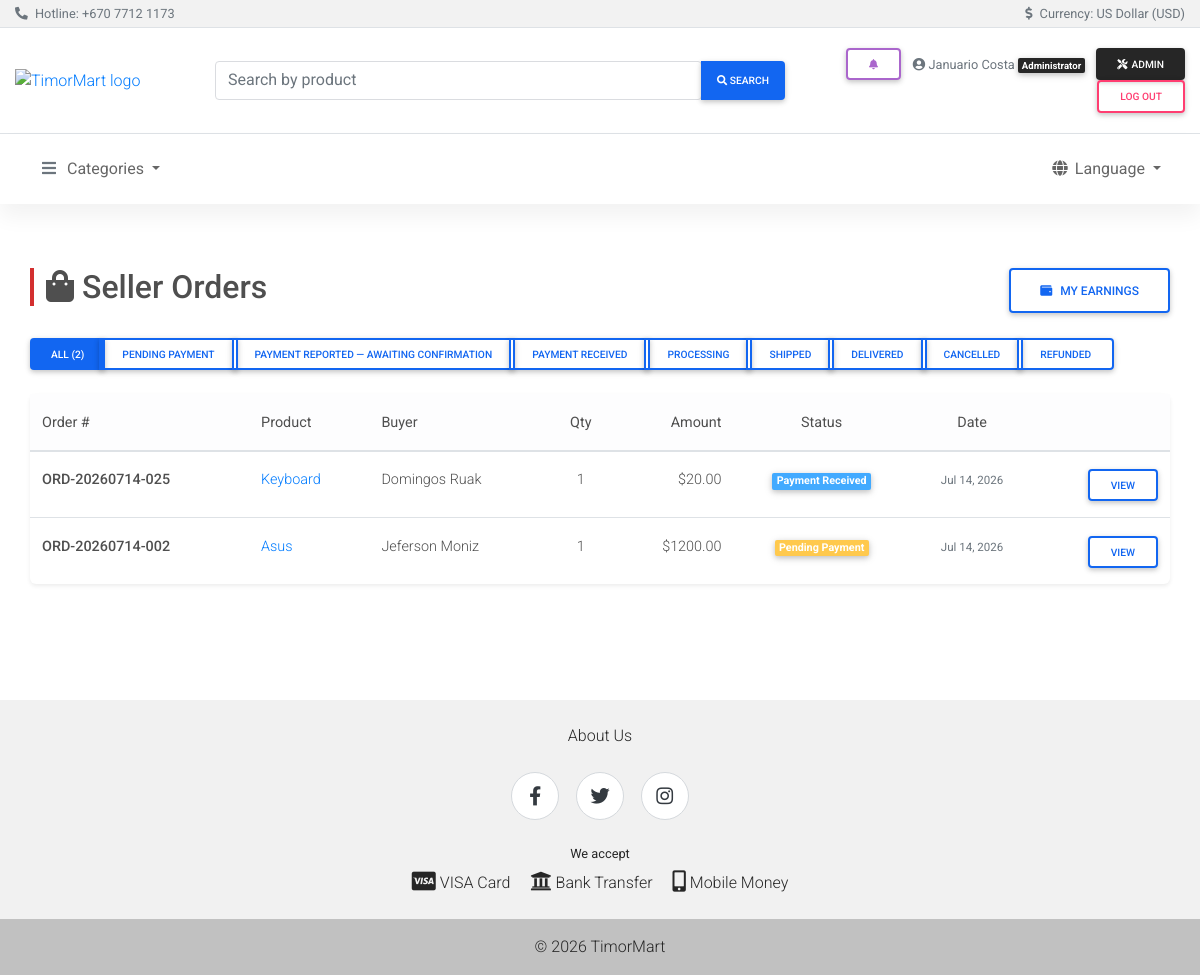
The page /seller/orders/ (signed in) on the database its author committed.
### olretail/payment_models.py (models this page shows, shortened)
class Order(models.Model):
    order_number = models.CharField(max_length=20, unique=True)
    buyer = models.ForeignKey(User, on_delete=models.PROTECT, related_name='orders')
    seller = models.ForeignKey('olretail.Seller', on_delete=models.PROTECT)
    product = models.ForeignKey('olretail.Product', on_delete=models.PROTECT)
    quantity = models.PositiveIntegerField()
    price_per_unit = models.DecimalField(max_digits=13, decimal_places=2)
    subtotal = models.DecimalField(max_digits=13, decimal_places=2)
    commission_amount = models.DecimalField(max_digits=13, decimal_places=2, default=0)
    payment_fee = models.DecimalField(max_digits=13, decimal_places=2, default=0)
    total = models.DecimalField(max_digits=13, decimal_places=2)
    status = models.CharField(
        max_length=20,
        choices=OrderStatus.choices,
        default=OrderStatus.PENDING_PAYMENT,
        db_index=True,
    )
    payment_method = models.CharField(
        max_length=20,
        choices=PaymentMethod.choices,
        default=PaymentMethod.STRIPE,
    )
    payment = models.ForeignKey(
        'Payment', on_delete=models.SET_NULL, null=True, blank=True, related_name='orders'
    )
    created_at = models.DateTimeField(auto_now_add=True)
    payment_reported_at = models.DateTimeField(null=True, blank=True)
    paid_at = models.DateTimeField(null=True, blank=True)
    shipped_at = models.DateTimeField(null=True, blank=True)
    delivered_at = models.DateTimeField(null=True, blank=True)
    delivery_address = models.TextField()
    delivery_city = models.ForeignKey(
        'olretail.City', on_delete=models.PROTECT, null=True, blank=True, related_name='deliveries',
    )
    delivery_phone = models.CharField(max_length=40)
    estimated_delivery = models.DateField(null=True, blank=True)
    courier_name = models.CharField(max_length=100, blank=True)
    tracking_number = models.CharField(max_length=100, blank=True)
    assigned_courier = models.ForeignKey(
        'olretail.Courier', on_delete=models.SET_NULL, null=True, blank=True, related_name='deliveries'
    )
    delivery_photo = models.ImageField(upload_to='delivery_proofs/%Y/%m/', null=True, blank=True)
    buyer_notes = models.TextField(blank=True)
    admin_notes = models.TextField(blank=True)
    class Meta:
        ordering = ['-created_at']
        indexes = [
            models.Index(fields=['buyer', '-created_at']),
            models.Index(fields=['seller', '-created_at']),
            models.Index(fields=['status', '-created_at']),
        ]

### olretail/models.py (models this page shows, shortened)
class Product(models.Model):
    IMAGE_FIELD_NAMES = ("product_image", "product_image_2", "product_image_3")
    name = models.CharField(max_length=200)
    slug = models.SlugField(max_length=220, unique=True)
    product_image = models.ImageField(upload_to="product_image", null=True, blank=True)
    product_image_2 = models.ImageField(upload_to="product_image", blank=True)
    product_image_3 = models.ImageField(upload_to="product_image", blank=True)
    category = models.ForeignKey(Category, on_delete=models.PROTECT)
    price = models.DecimalField(max_digits=13, decimal_places=2)
    description = models.TextField()
    country = models.ForeignKey(Country, on_delete=models.PROTECT)
    item_location = models.ForeignKey(City, on_delete=models.PROTECT)
    created = models.DateTimeField(auto_now_add=True)
    updated = models.DateTimeField(auto_now=True)
    quantity = models.PositiveIntegerField()
    seller = models.ForeignKey(Seller, on_delete=models.CASCADE)
    status = models.CharField(
        max_length=12,
        choices=ProductStatus.choices,
        default=ProductStatus.PENDING,
        db_index=True,
    )
    moderation_note = models.TextField(blank=True)
    featured = models.BooleanField(default=False)
    condition = models.CharField(max_length=40, choices=CONDITION_CHOICES, default="New")
    size = models.CharField(max_length=50, blank=True, help_text=_("e.g. L, 42, 500ml"))
    pieces_per_unit = models.PositiveIntegerField(
        null=True, blank=True, help_text=_("e.g. 12 pens in a pack")
    )
    units_per_box = models.PositiveIntegerField(
        null=True, blank=True, help_text=_("e.g. 24 packs in a box")
    )
    class Meta:
        ordering = ["-created"]
    def get_absolute_url(self):
        return reverse("olretail:details", kwargs={"slug": self.slug})

### olretail/payment_views.py (the view)
# urls.py: path("seller/orders/", payment_views.seller_orders, name="seller_orders"),
@login_required
def seller_orders(request):
    try:
        seller = request.user.seller
    except Seller.DoesNotExist:
        messages.error(request, _('You must be a seller to view this page.'))
        return redirect('olretail:index')
    orders = Order.objects.filter(seller=seller).select_related(
        'product', 'buyer'
    ).order_by('-created_at')
    status_filter = request.GET.get('status')
    if status_filter:
        orders = orders.filter(status=status_filter)
    context = {
        'orders': orders,
        'order_statuses': OrderStatus.choices,
        'current_status': status_filter,
    }
    return render(request, 'olretail/seller_orders.html', context)

### accounts/roles.py (called while the page is built)
def is_buyer(user):
    if not user.is_authenticated or user.is_staff:
        return False
    return hasattr(user, "buyer") or user.groups.filter(name=BUYER_GROUP).exists()

def is_seller(user):
    if not user.is_authenticated or user.is_staff:
        return False
    return hasattr(user, "seller")

def is_courier(user):
    if not user.is_authenticated or user.is_staff:
        return False
    return hasattr(user, "courier")

### olretail/context_processors.py (called while the page is built)
def categories(request):
    return {"categories": Category.objects.all()}

def roles(request):
    from accounts.roles import is_buyer, is_courier, is_seller  # local import: avoid app-load cycle
    return {
        "is_buyer": is_buyer(request.user),
        "is_seller": is_seller(request.user),
        "is_courier": is_courier(request.user),
    }

def notifications(request):
    if not request.user.is_authenticated:
        return {"unread_notification_count": 0, "recent_notifications": []}
    qs = Notification.objects.filter(recipient=request.user).select_related("order")
    return {
        "unread_notification_count": qs.filter(is_read=False).count(),
        "recent_notifications": qs[:8],
    }

### templates/olretail/seller_orders.html (shortened to what this page needs)
{% extends "shared/base.html" %}
{% load i18n %}
{% block content %}
<main class="py-5">
  <div class="container-fluid">
    <div class="row mb-4">
      <div class="col-md-8">
        <h1 class="h2 page-header-bar">
          <i class="fas fa-shopping-bag mr-2"></i>{% trans "Seller Orders" %}
        </h1>
      </div>
      <div class="col-md-4 text-right">
        <a href="{% url 'olretail:seller_balance' %}" class="btn btn-outline-primary">
          <i class="fas fa-wallet mr-2"></i>{% trans "My Earnings" %}
        </a>
      </div>
    </div>
    <div class="mb-4">
      <div class="btn-group" role="group">
        <a href="{% url 'olretail:seller_orders' %}" class="btn btn-sm {% if not current_status %}btn-primary{% else %}btn-outline-primary{% endif %}">
          {% trans "All" %} ({{ orders|length }})
        </a>
        {% for value, label in order_statuses %}
        <a href="?status={{ value }}" class="btn btn-sm {% if current_status == value %}btn-primary{% else %}btn-outline-primary{% endif %}">
          {{ label }}
        </a>
        {% endfor %}
      </div>
    </div>
    {% if orders %}
      <div class="card border-0 shadow-sm">
        <div class="table-responsive">
          <table class="table table-hover mb-0">
            <thead class="table-light">
              <tr>
                <th>{% trans "Order #" %}</th>
                <th>{% trans "Product" %}</th>
                <th>{% trans "Buyer" %}</th>
                <th class="text-center">{% trans "Qty" %}</th>
                <th class="text-right">{% trans "Amount" %}</th>
                <th class="text-center">{% trans "Status" %}</th>
                <th class="text-center">{% trans "Date" %}</th>
                <th></th>
              </tr>
            </thead>
            <tbody>
              {% for order in orders %}
              <tr>
                <td>
                  <strong>{{ order.order_number }}</strong>
                </td>
                <td>
                  <a href="{{ order.product.get_absolute_url }}">
                    {{ order.product.name|truncatewords:3 }}
                  </a>
                </td>
                <td>
                  {{ order.buyer.get_full_name }}
                </td>
                <td class="text-center">
                  {{ order.quantity }}
                </td>
                <td class="text-right">
                  ${{ order.subtotal }}
                </td>
                <td class="text-center">
                  {% if order.status == 'pending_payment' %}
                    <span class="badge badge-warning">{{ order.get_status_display }}</span>
                  {% elif order.status == 'payment_reported' %}
                    <span class="badge badge-warning">{{ order.get_status_display }}</span>
                  {% elif order.status == 'paid' %}
                    <span class="badge badge-info">{{ order.get_status_display }}</span>
                  {% elif order.status == 'shipped' %}
                    <span class="badge badge-primary">{{ order.get_status_display }}</span>
                  {% elif order.status == 'delivered' %}
                    <span class="badge badge-success">{{ order.get_status_display }}</span>
                  {% else %}
                    <span class="badge badge-secondary">{{ order.get_status_display }}</span>
                  {% endif %}
                </td>
                <td class="text-center text-muted">
                  <small>{{ order.created_at|date:"M d, Y" }}</small>
                </td>
                <td class="text-right text-nowrap">
                  <a href="{% url 'olretail:order_detail' order.id %}" class="btn btn-sm btn-outline-primary">
                    {% trans "View" %}
                  </a>
                </td>
              </tr>
              {% endfor %}
            </tbody>
          </table>
        </div>
      </div>
    {% endif %}
  </div>
</main>
{% endblock %}

### templates/shared/header.html (shortened to what this page needs)
{% load i18n %}
{% load static %}
<header>
  <div class="bg-light border-bottom py-1">
    <div class="container-fluid d-flex flex-wrap justify-content-between align-items-center small text-muted">
      <div>
        <i class="fas fa-phone-alt mr-1" aria-hidden="true"></i>
        {% trans 'Hotline' %}: <a href="tel:+67077121173" class="text-muted">+670 7712 1173</a>
      </div>
      <div>
        <i class="fas fa-dollar-sign mr-1" aria-hidden="true"></i>
        {% trans 'Currency' %}: {% trans 'US Dollar (USD)' %}
      </div>
    </div>
  </div>
  <div class="container-fluid">
    <div class="row jumbotron white border-bottom mb-0 py-3 align-items-center">
      <div class="col-md-2 my-1">
        <a href="{% url 'olretail:index' %}" aria-label="{% trans 'Home' %}">
          <img src="{% static 'mdb/img/logo.jpg' %}" height="180" alt="TimorMart logo">
        </a>
      </div>
      <div class="col-md-6 my-1">
        <form action="{% url 'olretail:search' %}" method="get" role="search">
          <div class="md-form md-outline input-group md-input-group w-100 my-0">
            <input type="search" class="form-control mb-0" name="q" value="{{ query|default:'' }}"
                   placeholder="{% trans 'Search by product' %}" aria-label="{% trans 'Search by product' %}">
            <div class="input-group-append">
              <button class="btn btn-primary btn-md px-3 m-0" type="submit">
                <i class="fa fa-search" aria-hidden="true"></i>
                <span class="d-none d-sm-inline"> {% trans 'Search' %}</span>
              </button>
            </div>
          </div>
        </form>
      </div>
      <div class="col-md-4 my-1 text-md-right">
        {% if user.is_authenticated %}
        <div class="dropdown d-inline-block mr-2">
          <a class="btn btn-sm btn-outline-secondary my-0 position-relative" href="#" role="button"
             id="notificationsDropdown" data-toggle="dropdown" aria-haspopup="true" aria-expanded="false"
             aria-label="{% trans 'Notifications' %}">
            <i class="fas fa-bell" aria-hidden="true"></i>
          </a>
        </div>
        <span class="text-muted small mr-2">
          <i class="fas fa-user-circle" aria-hidden="true"></i>
          {{ user.get_full_name|default:user.username }}
          {% if user.is_staff %}<span class="badge badge-dark">{% trans 'Administrator' %}</span>
          {% elif is_buyer and is_seller %}<span class="badge badge-light border">{% trans 'Buyer & Seller' %}</span>
          {% elif is_seller %}<span class="badge badge-light border">{% trans 'Seller' %}</span>
          {% elif is_buyer %}<span class="badge badge-light border">{% trans 'Buyer' %}</span>{% endif %}
        </span>
        {% if user.is_staff %}
        <a href="{% url 'dashboard:overview' %}" class="btn btn-sm btn-dark my-0">
          <i class="fas fa-tools mr-1" aria-hidden="true"></i>{% trans 'Admin' %}
        </a>
        {% endif %}
        <form action="{% url 'accounts:logout' %}" method="post" class="d-inline">
          <button type="submit" class="btn btn-sm btn-outline-danger my-0">{% trans 'Log out' %}</button>
        </form>
        {% else %}
        <a href="{% url 'accounts:login' %}" class="btn btn-sm btn-outline-primary my-0">{% trans 'Sign in' %}</a>
        <a href="{% url 'accounts:register' %}" class="btn btn-sm btn-primary my-0">{% trans 'Sign up' %}</a>
        {% endif %}
      </div>
    </div>
  </div>
  <nav class="navbar navbar-expand-lg sticky-top navbar-light white">
    <div class="container-fluid">
      <div class="collapse navbar-collapse" id="mainNav">
        <ul class="navbar-nav align-items-start">
          <li class="nav-item dropdown">
            <a class="nav-link dropdown-toggle" data-toggle="dropdown" href="#" role="button"
               aria-haspopup="true" aria-expanded="false">
              <i class="fas fa-bars text-muted mr-2" aria-hidden="true"></i>{% trans 'Categories' %}
            </a>
          </li>
        </ul>
        <ul class="navbar-nav ml-md-auto align-items-start">
          <li class="nav-item dropdown">
            <a class="nav-link dropdown-toggle" data-toggle="dropdown" href="#" role="button"
               aria-haspopup="true" aria-expanded="false">
              <i class="fas fa-globe mr-1" aria-hidden="true"></i>{% trans 'Language' %}
            </a>
          </li>
        </ul>
      </div>
    </div>
  </nav>
</header>

### templates/shared/base.html (style rules this page uses)
main { min-height: 60vh; }
.page-header-bar { border-left: 4px solid #d32f2f; padding-left: .75rem; }
html { scroll-behavior: smooth; }
img { max-width: 100%; }
.card-body, td, .alert, .list-group-item { overflow-wrap: anywhere; }
.table-responsive { -webkit-overflow-scrolling: touch; }

### rows shown on the page
Order: order_number "ORD-20260714-025", product.name "Keyboard", buyer.get_full_name "Domingos Ruak", quantity "1", subtotal "20.00", status "Payment Received", created_at "Jul 14, 2026"
Order: order_number "ORD-20260714-002", product.name "Asus", buyer.get_full_name "Jeferson Moniz", quantity "1", subtotal "1200.00", status "Pending Payment", created_at "Jul 14, 2026"

### other values the page prints
{{ user.get_full_name|default:user.username }} "Januario Costa"
{{ orders|length }} "2"
{{ label }} "PENDING PAYMENT" "PAYMENT REPORTED — AWAITING CONFIRMATION" "PAYMENT RECEIVED" "PROCESSING" "SHIPPED" "DELIVERED" "CANCELLED" "REFUNDED"
